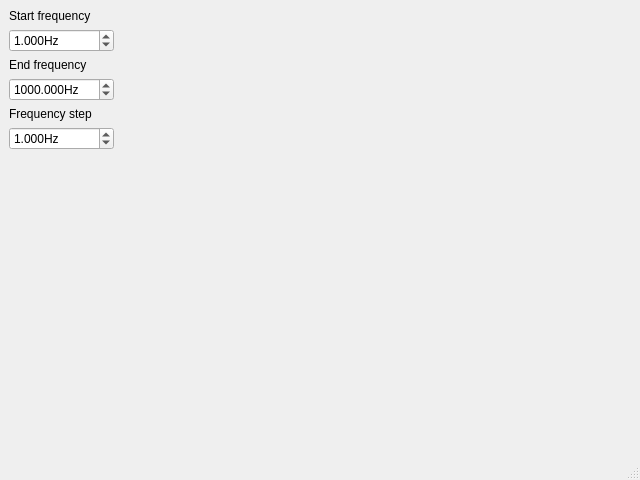
<?xml version="1.0" encoding="UTF-8"?>
<ui version="4.0">
 <class>FFTWindow</class>
 <widget class="QMainWindow" name="FFTWindow">
  <property name="geometry">
   <rect>
    <x>0</x>
    <y>0</y>
    <width>640</width>
    <height>480</height>
   </rect>
  </property>
  <property name="windowTitle">
   <string>MainWindow</string>
  </property>
  <widget class="QWidget" name="centralwidget">
   <layout class="QHBoxLayout" name="horizontalLayout" stretch="0,1">
    <item>
     <layout class="QVBoxLayout" name="verticalLayout">
      <item>
       <widget class="QLabel" name="label_2">
        <property name="text">
         <string>Start frequency</string>
        </property>
       </widget>
      </item>
      <item>
       <widget class="QDoubleSpinBox" name="start_frequency">
        <property name="suffix">
         <string>Hz</string>
        </property>
        <property name="decimals">
         <number>3</number>
        </property>
        <property name="minimum">
         <double>0.001000000000000</double>
        </property>
        <property name="maximum">
         <double>1000000.000000000000000</double>
        </property>
        <property name="value">
         <double>1.000000000000000</double>
        </property>
       </widget>
      </item>
      <item>
       <widget class="QLabel" name="label">
        <property name="text">
         <string>End frequency</string>
        </property>
       </widget>
      </item>
      <item>
       <widget class="QDoubleSpinBox" name="end_frequency">
        <property name="suffix">
         <string>Hz</string>
        </property>
        <property name="decimals">
         <number>3</number>
        </property>
        <property name="minimum">
         <double>0.001000000000000</double>
        </property>
        <property name="maximum">
         <double>1000000.000000000000000</double>
        </property>
        <property name="value">
         <double>1000.000000000000000</double>
        </property>
       </widget>
      </item>
      <item>
       <widget class="QLabel" name="label_3">
        <property name="text">
         <string>Frequency step</string>
        </property>
       </widget>
      </item>
      <item>
       <widget class="QDoubleSpinBox" name="frequency_step">
        <property name="suffix">
         <string>Hz</string>
        </property>
        <property name="decimals">
         <number>3</number>
        </property>
        <property name="minimum">
         <double>0.001000000000000</double>
        </property>
        <property name="maximum">
         <double>1000000.000000000000000</double>
        </property>
        <property name="value">
         <double>1.000000000000000</double>
        </property>
       </widget>
      </item>
      <item>
       <spacer name="verticalSpacer">
        <property name="orientation">
         <enum>Qt::Vertical</enum>
        </property>
        <property name="sizeHint" stdset="0">
         <size>
          <width>20</width>
          <height>40</height>
         </size>
        </property>
       </spacer>
      </item>
     </layout>
    </item>
    <item>
     <layout class="QVBoxLayout" name="layout"/>
    </item>
   </layout>
  </widget>
  <widget class="QMenuBar" name="menubar">
   <property name="geometry">
    <rect>
     <x>0</x>
     <y>0</y>
     <width>640</width>
     <height>21</height>
    </rect>
   </property>
  </widget>
  <widget class="QStatusBar" name="statusbar"/>
 </widget>
 <resources/>
 <connections/>
</ui>
